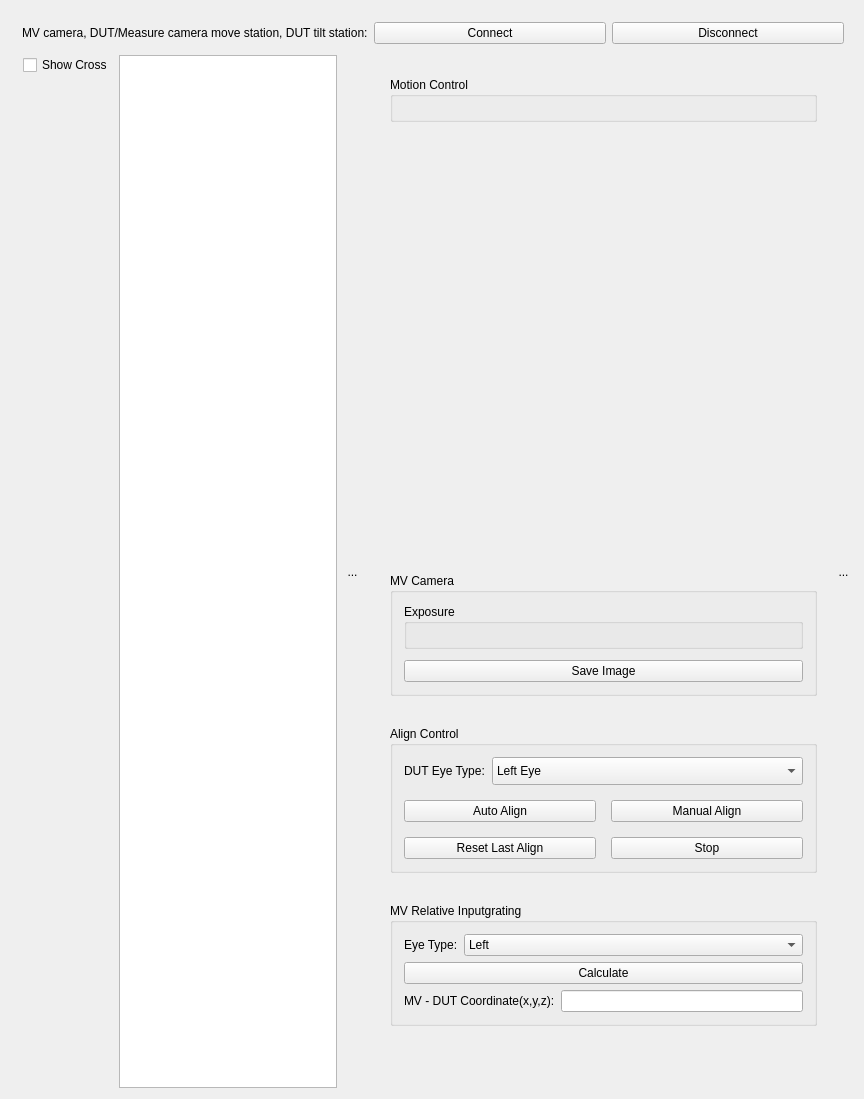
<?xml version="1.0" encoding="UTF-8"?>
<ui version="4.0">
 <class>aligmentWidgetClass</class>
 <widget class="QWidget" name="aligmentWidgetClass">
  <property name="geometry">
   <rect>
    <x>0</x>
    <y>0</y>
    <width>864</width>
    <height>1099</height>
   </rect>
  </property>
  <property name="windowTitle">
   <string>aligmentWidget</string>
  </property>
  <layout class="QVBoxLayout" name="verticalLayout">
   <property name="spacing">
    <number>11</number>
   </property>
   <property name="topMargin">
    <number>22</number>
   </property>
   <property name="rightMargin">
    <number>0</number>
   </property>
   <property name="bottomMargin">
    <number>0</number>
   </property>
   <item>
    <widget class="QWidget" name="widget" native="true">
     <layout class="QHBoxLayout" name="horizontalLayout_2" stretch="0,5,5">
      <property name="topMargin">
       <number>0</number>
      </property>
      <property name="rightMargin">
       <number>20</number>
      </property>
      <property name="bottomMargin">
       <number>0</number>
      </property>
      <item>
       <widget class="QLabel" name="label_deviceNames">
        <property name="text">
         <string>MV camera, DUT/Measure camera move station, DUT tilt station:</string>
        </property>
       </widget>
      </item>
      <item>
       <widget class="QPushButton" name="connectBtn">
        <property name="text">
         <string>Connect</string>
        </property>
       </widget>
      </item>
      <item>
       <widget class="QPushButton" name="disconnectBtn">
        <property name="text">
         <string>Disconnect</string>
        </property>
       </widget>
      </item>
     </layout>
    </widget>
   </item>
   <item>
    <widget class="QWidget" name="widget_4" native="true">
     <layout class="QHBoxLayout" name="horizontalLayout">
      <property name="leftMargin">
       <number>0</number>
      </property>
      <property name="topMargin">
       <number>0</number>
      </property>
      <item>
       <widget class="QWidget" name="widget_9" native="true">
        <layout class="QVBoxLayout" name="verticalLayout_9">
         <property name="leftMargin">
          <number>12</number>
         </property>
         <property name="topMargin">
          <number>0</number>
         </property>
         <property name="rightMargin">
          <number>0</number>
         </property>
         <item>
          <widget class="QCheckBox" name="cbx_showCross">
           <property name="text">
            <string>Show Cross</string>
           </property>
          </widget>
         </item>
         <item>
          <spacer name="verticalSpacer_3">
           <property name="orientation">
            <enum>Qt::Vertical</enum>
           </property>
           <property name="sizeHint" stdset="0">
            <size>
             <width>20</width>
             <height>980</height>
            </size>
           </property>
          </spacer>
         </item>
        </layout>
       </widget>
      </item>
      <item>
       <widget class="CameraViewer" name="graphicsView"/>
      </item>
      <item>
       <widget class="QToolButton" name="btn_left1">
        <property name="styleSheet">
         <string notr="true">QToolButton
{
  border-style: flat;
  background: transparent;
}</string>
        </property>
        <property name="text">
         <string>...</string>
        </property>
        <property name="iconSize">
         <size>
          <width>23</width>
          <height>23</height>
         </size>
        </property>
       </widget>
      </item>
      <item>
       <widget class="QWidget" name="widget_2" native="true">
        <property name="minimumSize">
         <size>
          <width>460</width>
          <height>0</height>
         </size>
        </property>
        <layout class="QVBoxLayout" name="verticalLayout_7">
         <property name="rightMargin">
          <number>11</number>
         </property>
         <item>
          <widget class="QWidget" name="widget_8" native="true">
           <layout class="QVBoxLayout" name="verticalLayout_5">
            <property name="rightMargin">
             <number>0</number>
            </property>
            <item>
             <widget class="QGroupBox" name="groupBox">
              <property name="minimumSize">
               <size>
                <width>100</width>
                <height>0</height>
               </size>
              </property>
              <property name="title">
               <string>Motion Control</string>
              </property>
              <layout class="QVBoxLayout" name="verticalLayout_6">
               <property name="rightMargin">
                <number>0</number>
               </property>
               <item>
                <widget class="QWidget" name="widget_3" native="true"/>
               </item>
              </layout>
             </widget>
            </item>
            <item>
             <spacer name="verticalSpacer">
              <property name="orientation">
               <enum>Qt::Vertical</enum>
              </property>
              <property name="sizeHint" stdset="0">
               <size>
                <width>20</width>
                <height>40</height>
               </size>
              </property>
             </spacer>
            </item>
           </layout>
          </widget>
         </item>
         <item>
          <widget class="QWidget" name="widget_5" native="true">
           <layout class="QVBoxLayout" name="verticalLayout_2">
            <property name="spacing">
             <number>30</number>
            </property>
            <property name="rightMargin">
             <number>0</number>
            </property>
            <item>
             <widget class="QGroupBox" name="groupBox_4">
              <property name="title">
               <string>MV Camera</string>
              </property>
              <layout class="QVBoxLayout" name="verticalLayout_8">
               <property name="spacing">
                <number>11</number>
               </property>
               <item>
                <widget class="QGroupBox" name="groupBox_2">
                 <property name="title">
                  <string>Exposure</string>
                 </property>
                 <layout class="QVBoxLayout" name="verticalLayout_4">
                  <property name="spacing">
                   <number>15</number>
                  </property>
                  <property name="leftMargin">
                   <number>11</number>
                  </property>
                  <property name="topMargin">
                   <number>11</number>
                  </property>
                  <property name="rightMargin">
                   <number>0</number>
                  </property>
                  <property name="bottomMargin">
                   <number>11</number>
                  </property>
                  <item>
                   <widget class="AutoExposureWidget" name="widget_6" native="true"/>
                  </item>
                 </layout>
                </widget>
               </item>
               <item>
                <widget class="QPushButton" name="saveImageBtn">
                 <property name="text">
                  <string>Save Image</string>
                 </property>
                </widget>
               </item>
              </layout>
             </widget>
            </item>
            <item>
             <widget class="QGroupBox" name="groupBox_3">
              <property name="minimumSize">
               <size>
                <width>0</width>
                <height>0</height>
               </size>
              </property>
              <property name="title">
               <string>Align Control</string>
              </property>
              <layout class="QVBoxLayout" name="verticalLayout_3">
               <property name="spacing">
                <number>15</number>
               </property>
               <property name="leftMargin">
                <number>11</number>
               </property>
               <property name="topMargin">
                <number>11</number>
               </property>
               <property name="rightMargin">
                <number>11</number>
               </property>
               <property name="bottomMargin">
                <number>11</number>
               </property>
               <item>
                <widget class="QWidget" name="widget_eyeType" native="true">
                 <property name="minimumSize">
                  <size>
                   <width>0</width>
                   <height>0</height>
                  </size>
                 </property>
                 <layout class="QHBoxLayout" name="horizontalLayout_3" stretch="0,1">
                  <property name="spacing">
                   <number>7</number>
                  </property>
                  <property name="leftMargin">
                   <number>0</number>
                  </property>
                  <property name="topMargin">
                   <number>0</number>
                  </property>
                  <property name="rightMargin">
                   <number>0</number>
                  </property>
                  <property name="bottomMargin">
                   <number>0</number>
                  </property>
                  <item>
                   <widget class="QLabel" name="label">
                    <property name="text">
                     <string>DUT Eye Type:</string>
                    </property>
                   </widget>
                  </item>
                  <item>
                   <widget class="QComboBox" name="comboBox_dutEyeType">
                    <property name="minimumSize">
                     <size>
                      <width>0</width>
                      <height>28</height>
                     </size>
                    </property>
                    <property name="styleSheet">
                     <string notr="true"/>
                    </property>
                    <item>
                     <property name="text">
                      <string>Left Eye</string>
                     </property>
                    </item>
                    <item>
                     <property name="text">
                      <string>Right Eye</string>
                     </property>
                    </item>
                   </widget>
                  </item>
                 </layout>
                </widget>
               </item>
               <item>
                <widget class="QWidget" name="widget_7" native="true">
                 <layout class="QGridLayout" name="gridLayout">
                  <property name="leftMargin">
                   <number>0</number>
                  </property>
                  <property name="topMargin">
                   <number>0</number>
                  </property>
                  <property name="rightMargin">
                   <number>0</number>
                  </property>
                  <property name="bottomMargin">
                   <number>0</number>
                  </property>
                  <property name="spacing">
                   <number>15</number>
                  </property>
                  <item row="0" column="0">
                   <widget class="QPushButton" name="autoAlignBtn">
                    <property name="text">
                     <string>Auto Align</string>
                    </property>
                   </widget>
                  </item>
                  <item row="0" column="1">
                   <widget class="QPushButton" name="manualAlignBtn">
                    <property name="text">
                     <string>Manual Align</string>
                    </property>
                   </widget>
                  </item>
                  <item row="1" column="0">
                   <widget class="QPushButton" name="resetLastAlignBtn">
                    <property name="text">
                     <string>Reset Last Align</string>
                    </property>
                   </widget>
                  </item>
                  <item row="1" column="1">
                   <widget class="QPushButton" name="stopAlignBtn">
                    <property name="text">
                     <string>Stop</string>
                    </property>
                   </widget>
                  </item>
                 </layout>
                </widget>
               </item>
              </layout>
             </widget>
            </item>
            <item>
             <widget class="QGroupBox" name="groupBox_mvRelIgSave">
              <property name="minimumSize">
               <size>
                <width>0</width>
                <height>100</height>
               </size>
              </property>
              <property name="title">
               <string>MV Relative Inputgrating</string>
              </property>
              <layout class="QVBoxLayout" name="verticalLayout_10">
               <item>
                <layout class="QHBoxLayout" name="horizontalLayout_4" stretch="0,1">
                 <item>
                  <widget class="QLabel" name="label_2">
                   <property name="text">
                    <string>Eye Type:</string>
                   </property>
                  </widget>
                 </item>
                 <item>
                  <widget class="QComboBox" name="comboBox_mRiEyeType">
                   <item>
                    <property name="text">
                     <string>Left</string>
                    </property>
                   </item>
                   <item>
                    <property name="text">
                     <string>Right</string>
                    </property>
                   </item>
                  </widget>
                 </item>
                </layout>
               </item>
               <item>
                <widget class="QPushButton" name="btn_mvRelIgSave">
                 <property name="text">
                  <string>Calculate</string>
                 </property>
                </widget>
               </item>
               <item>
                <layout class="QHBoxLayout" name="horizontalLayout_5">
                 <item>
                  <widget class="QLabel" name="label_3">
                   <property name="text">
                    <string>MV - DUT Coordinate(x,y,z):</string>
                   </property>
                  </widget>
                 </item>
                 <item>
                  <widget class="QLineEdit" name="lineEdit_mvRelIgResult"/>
                 </item>
                </layout>
               </item>
              </layout>
             </widget>
            </item>
            <item>
             <spacer name="verticalSpacer_2">
              <property name="orientation">
               <enum>Qt::Vertical</enum>
              </property>
              <property name="sizeHint" stdset="0">
               <size>
                <width>20</width>
                <height>40</height>
               </size>
              </property>
             </spacer>
            </item>
           </layout>
          </widget>
         </item>
        </layout>
       </widget>
      </item>
      <item>
       <widget class="QToolButton" name="btn_right1">
        <property name="styleSheet">
         <string notr="true">QToolButton
{
  border-style: flat;
  background: transparent;
}</string>
        </property>
        <property name="text">
         <string>...</string>
        </property>
        <property name="iconSize">
         <size>
          <width>23</width>
          <height>30</height>
         </size>
        </property>
       </widget>
      </item>
     </layout>
    </widget>
   </item>
  </layout>
 </widget>
 <layoutdefault spacing="6" margin="11"/>
 <customwidgets>
  <customwidget>
   <class>CameraViewer</class>
   <extends>QGraphicsView</extends>
   <header location="global">CameraViewer.h</header>
  </customwidget>
  <customwidget>
   <class>AutoExposureWidget</class>
   <extends>QWidget</extends>
   <header location="global">autoexposurewidget.h</header>
   <container>1</container>
  </customwidget>
 </customwidgets>
 <resources/>
 <connections/>
</ui>
